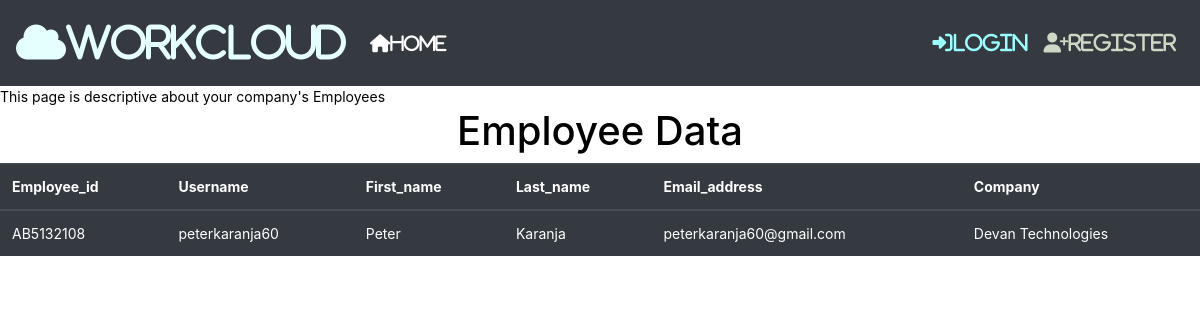
The page /employee on the database as committed earlier.
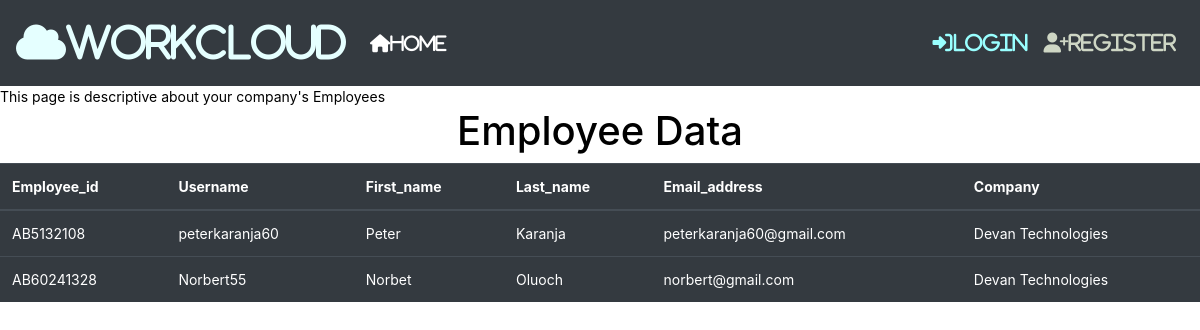
The same page on the database as committed later.
### workcloud/models.py (models this page shows, shortened)
class User(db.Model, UserMixin):
    company = db.Column(db.String(length=30), nullable=False)
    employee_id = db.Column(db.String(length=15), primary_key=True)
    username = db.Column(db.String(length=30), nullable=False, unique=True)
    first_name = db.Column(db.String(length=30), nullable=False)
    last_name = db.Column(db.String(length=30), nullable=False)
    email_address = db.Column(db.String(length=50), nullable=False, unique=True)
    password_hash = db.Column(db.String(length=50), nullable=False)
    @property
    def password(self):
        return self.password

### workcloud/routes.py (the view)
@app.route('/employee', methods=['GET', 'POST'])
def employee_page():
    user = User.query.all()
    return render_template('employee.html', user=user)

### workcloud/templates/employee.html (shortened to what this page needs)
{% extends 'base.html' %}
{% block content %}
This page is descriptive  about your company's Employees
<br>
<h1 style="text-align: center">Employee Data</h1>
<table class="table table-hover table-dark">
   <thead>
   <tr>
       <th scope="col">Employee_id</th>
       <th scope="col">Username</th>
       <th scope="col">First_name</th>
       <th scope="col">Last_name</th>
       <th scope="col">Email_address</th>
       <th scope="col">Company</th>
   </tr>
   </thead>
   <tbody>
      {% for user in user %}
          <td>{{ user.employee_id }}</td>
          <td>{{ user.username }}</td>
          <td>{{ user.first_name }}</td>
          <td>{{ user.last_name }}</td>
          <td>{{ user.email_address }}</td>
          <td>{{ user.company }}</td>
      {% endfor %}
   </tbody>
</table>
{% endblock %}

### workcloud/templates/base.html (shortened to what this page needs)
<!doctype html>
<html lang="en">
<head>
    <link rel="stylesheet" href="https://cdn.jsdelivr.net/npm/bootstrap@4.5.3/dist/css/bootstrap.min.css"
>
</head>
<body>
<nav class="navbar navbar-expand-md navbar-dark bg-dark">
    <a class="navbar-brand" href="{{ url_for('home_page') }}" style="font-size: 40px; color: #e5ffff">
        <i class="fas fa-cloud ">WorkCloud</i>
    </a>
    <div class="collapse navbar-collapse" id="navbarNav">
        <ul class="navbar-nav mr-auto" style="font-size: 18px">
            <li class="nav-item active">
                <a class="nav-link" href="{{ url_for('home_page') }}">
                    <i class="fas fa-home">Home
                    </i>
                </a>
            </li>
        </ul>
        {% if current_user.is_authenticated %}
        <ul class="navbar-nav">
            <li class="nav-item">
                <a class="nav-link" href="#" style="color: #4dff4d">Welcome, {{ current_user.username }}</a>
            </li>
            <li class="nav-item">
                <a class="nav-link; btn btn-sm btn-secondary" href="{{  url_for('logout_page') }}">
                    <i class="fas fa-sign-out-alt">Logout</i>
                </a>
            </li>
        </ul>
        {% else %}
        <ul class="navbar-nav" style="font-size:20px">
            <li class="nav-item">
                <a class="nav-link"  style="color: #99ffff" href="{{  url_for('login_page') }}">
                    <i class="fas fa-sign-in-alt">Login</i>
                </a>
            </li>
            <li class="nav-item">
                <a class="nav-link" style="color: #ced6c4" href="{{  url_for('register_page') }}">
                    <i class="fas fa-user-plus">Register</i>
                </a>
            </li>
        </ul>
        {% endif %}
    </div>
</nav>
{% block content %}
{% endblock %}
</body>
</html>

### workcloud/templates/employee.html (style rules this page uses)
body { font-size:14px; }

### workcloud/templates/base.html (style rules this page uses)
body { color: black }

Rows that differ between the two databases and show on the page:
added User: employee_id "AB60241328", username "Norbert55", first_name "Norbet", last_name "Oluoch", email_address "norbert@gmail.com", company "Devan Technologies"
